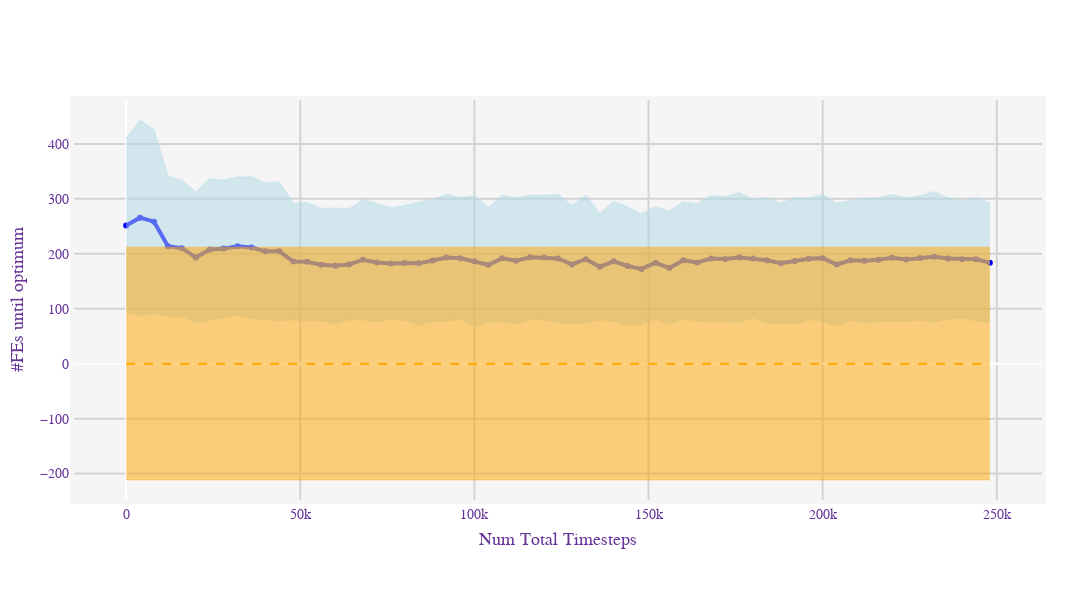

This figure's notebook cell:
### Code cell
policy_performance(db_path = "../computed/cirrus/underhand.db", xaxis_choice = "num_total_timesteps")
